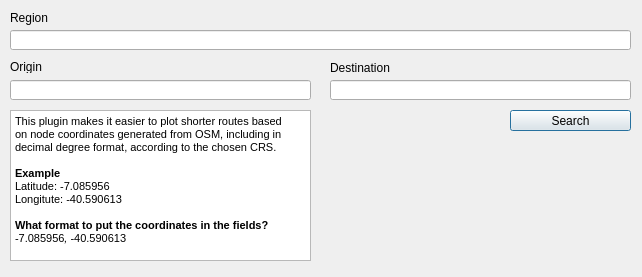
<?xml version="1.0" encoding="UTF-8"?>
<ui version="4.0">
 <class>Dialog</class>
 <widget class="QDialog" name="Dialog">
  <property name="geometry">
   <rect>
    <x>0</x>
    <y>0</y>
    <width>642</width>
    <height>277</height>
   </rect>
  </property>
  <property name="windowTitle">
   <string>Dialog</string>
  </property>
  <widget class="QLineEdit" name="origem">
   <property name="geometry">
    <rect>
     <x>10</x>
     <y>80</y>
     <width>301</width>
     <height>20</height>
    </rect>
   </property>
   <property name="text">
    <string/>
   </property>
  </widget>
  <widget class="QLabel" name="label_6">
   <property name="geometry">
    <rect>
     <x>10</x>
     <y>10</y>
     <width>251</width>
     <height>16</height>
    </rect>
   </property>
   <property name="text">
    <string/>
   </property>
  </widget>
  <widget class="QPushButton" name="buscar">
   <property name="geometry">
    <rect>
     <x>510</x>
     <y>110</y>
     <width>121</width>
     <height>21</height>
    </rect>
   </property>
   <property name="text">
    <string>Search</string>
   </property>
  </widget>
  <widget class="QLabel" name="label_4">
   <property name="geometry">
    <rect>
     <x>10</x>
     <y>60</y>
     <width>47</width>
     <height>13</height>
    </rect>
   </property>
   <property name="text">
    <string>Origin</string>
   </property>
  </widget>
  <widget class="QLineEdit" name="destino">
   <property name="geometry">
    <rect>
     <x>330</x>
     <y>80</y>
     <width>301</width>
     <height>20</height>
    </rect>
   </property>
   <property name="text">
    <string/>
   </property>
  </widget>
  <widget class="QLabel" name="label_5">
   <property name="geometry">
    <rect>
     <x>330</x>
     <y>60</y>
     <width>61</width>
     <height>16</height>
    </rect>
   </property>
   <property name="text">
    <string>Destination</string>
   </property>
  </widget>
  <widget class="QLineEdit" name="local">
   <property name="geometry">
    <rect>
     <x>10</x>
     <y>30</y>
     <width>621</width>
     <height>20</height>
    </rect>
   </property>
   <property name="text">
    <string/>
   </property>
  </widget>
  <widget class="QLabel" name="label_7">
   <property name="geometry">
    <rect>
     <x>10</x>
     <y>10</y>
     <width>121</width>
     <height>16</height>
    </rect>
   </property>
   <property name="text">
    <string>Region</string>
   </property>
  </widget>
  <widget class="QTextBrowser" name="textBrowser">
   <property name="geometry">
    <rect>
     <x>10</x>
     <y>110</y>
     <width>301</width>
     <height>151</height>
    </rect>
   </property>
   <property name="html">
    <string>&lt;!DOCTYPE HTML PUBLIC &quot;-//W3C//DTD HTML 4.0//EN&quot; &quot;http://www.w3.org/TR/REC-html40/strict.dtd&quot;&gt;
&lt;html&gt;&lt;head&gt;&lt;meta name=&quot;qrichtext&quot; content=&quot;1&quot; /&gt;&lt;style type=&quot;text/css&quot;&gt;
p, li { white-space: pre-wrap; }
&lt;/style&gt;&lt;/head&gt;&lt;body style=&quot; font-family:'MS Shell Dlg 2'; font-size:8.25pt; font-weight:400; font-style:normal;&quot;&gt;
&lt;p align=&quot;justify&quot; style=&quot; margin-top:0px; margin-bottom:0px; margin-left:0px; margin-right:0px; -qt-block-indent:0; text-indent:0px;&quot;&gt;&lt;span style=&quot; font-size:8pt;&quot;&gt;This plugin makes it easier to plot shorter routes based &lt;/span&gt;&lt;/p&gt;
&lt;p align=&quot;justify&quot; style=&quot; margin-top:0px; margin-bottom:0px; margin-left:0px; margin-right:0px; -qt-block-indent:0; text-indent:0px;&quot;&gt;&lt;span style=&quot; font-size:8pt;&quot;&gt;on node coordinates generated from OSM, including in &lt;/span&gt;&lt;/p&gt;
&lt;p align=&quot;justify&quot; style=&quot; margin-top:0px; margin-bottom:0px; margin-left:0px; margin-right:0px; -qt-block-indent:0; text-indent:0px;&quot;&gt;&lt;span style=&quot; font-size:8pt;&quot;&gt;decimal degree format, according to the chosen CRS.&lt;/span&gt;&lt;/p&gt;
&lt;p style=&quot;-qt-paragraph-type:empty; margin-top:0px; margin-bottom:0px; margin-left:0px; margin-right:0px; -qt-block-indent:0; text-indent:0px; font-size:8pt;&quot;&gt;&lt;br /&gt;&lt;/p&gt;
&lt;p style=&quot; margin-top:0px; margin-bottom:0px; margin-left:0px; margin-right:0px; -qt-block-indent:0; text-indent:0px;&quot;&gt;&lt;span style=&quot; font-size:8pt; font-weight:600;&quot;&gt;Example&lt;/span&gt;&lt;/p&gt;
&lt;p style=&quot; margin-top:0px; margin-bottom:0px; margin-left:0px; margin-right:0px; -qt-block-indent:0; text-indent:0px;&quot;&gt;&lt;span style=&quot; font-size:8pt;&quot;&gt;Latitude: &lt;/span&gt;-7.085956&lt;/p&gt;
&lt;p style=&quot; margin-top:0px; margin-bottom:0px; margin-left:0px; margin-right:0px; -qt-block-indent:0; text-indent:0px;&quot;&gt;Longitute: -40.590613&lt;/p&gt;
&lt;p style=&quot;-qt-paragraph-type:empty; margin-top:0px; margin-bottom:0px; margin-left:0px; margin-right:0px; -qt-block-indent:0; text-indent:0px;&quot;&gt;&lt;br /&gt;&lt;/p&gt;
&lt;p style=&quot; margin-top:0px; margin-bottom:0px; margin-left:0px; margin-right:0px; -qt-block-indent:0; text-indent:0px;&quot;&gt;&lt;span style=&quot; font-weight:600;&quot;&gt;What format to put the coordinates in the fields?&lt;/span&gt;&lt;/p&gt;
&lt;p style=&quot; margin-top:0px; margin-bottom:0px; margin-left:0px; margin-right:0px; -qt-block-indent:0; text-indent:0px;&quot;&gt;-7.085956&lt;span style=&quot; font-style:italic;&quot;&gt;, &lt;/span&gt;-40.590613&lt;/p&gt;&lt;/body&gt;&lt;/html&gt;</string>
   </property>
  </widget>
 </widget>
 <resources/>
 <connections/>
</ui>
